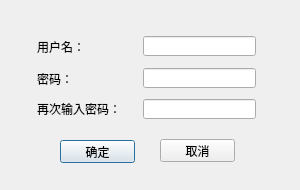
<?xml version="1.0" encoding="UTF-8"?>
<ui version="4.0">
 <class>sign_up</class>
 <widget class="QDialog" name="sign_up">
  <property name="geometry">
   <rect>
    <x>0</x>
    <y>0</y>
    <width>300</width>
    <height>190</height>
   </rect>
  </property>
  <property name="windowTitle">
   <string>Dialog</string>
  </property>
  <property name="styleSheet">
   <string notr="true">#sign_up{border-image: url(:/HotelManager.jpg);}</string>
  </property>
  <widget class="QLabel" name="label">
   <property name="geometry">
    <rect>
     <x>37</x>
     <y>41</y>
     <width>60</width>
     <height>12</height>
    </rect>
   </property>
   <property name="text">
    <string>用户名：</string>
   </property>
  </widget>
  <widget class="QLabel" name="label_2">
   <property name="geometry">
    <rect>
     <x>37</x>
     <y>71</y>
     <width>54</width>
     <height>16</height>
    </rect>
   </property>
   <property name="text">
    <string>密码：</string>
   </property>
  </widget>
  <widget class="QLabel" name="label_3">
   <property name="geometry">
    <rect>
     <x>37</x>
     <y>101</y>
     <width>81</width>
     <height>16</height>
    </rect>
   </property>
   <property name="text">
    <string>再次输入密码：</string>
   </property>
  </widget>
  <widget class="QPushButton" name="ok">
   <property name="geometry">
    <rect>
     <x>60</x>
     <y>140</y>
     <width>75</width>
     <height>23</height>
    </rect>
   </property>
   <property name="text">
    <string>确定</string>
   </property>
  </widget>
  <widget class="QPushButton" name="cancel">
   <property name="geometry">
    <rect>
     <x>160</x>
     <y>139</y>
     <width>75</width>
     <height>23</height>
    </rect>
   </property>
   <property name="text">
    <string>取消</string>
   </property>
  </widget>
  <widget class="QLineEdit" name="username">
   <property name="geometry">
    <rect>
     <x>143</x>
     <y>36</y>
     <width>113</width>
     <height>20</height>
    </rect>
   </property>
  </widget>
  <widget class="QLineEdit" name="password1">
   <property name="geometry">
    <rect>
     <x>143</x>
     <y>68</y>
     <width>113</width>
     <height>20</height>
    </rect>
   </property>
  </widget>
  <widget class="QLineEdit" name="password2">
   <property name="geometry">
    <rect>
     <x>143</x>
     <y>99</y>
     <width>113</width>
     <height>20</height>
    </rect>
   </property>
  </widget>
 </widget>
 <resources/>
 <connections>
  <connection>
   <sender>cancel</sender>
   <signal>clicked()</signal>
   <receiver>sign_up</receiver>
   <slot>close()</slot>
   <hints>
    <hint type="sourcelabel">
     <x>197</x>
     <y>150</y>
    </hint>
    <hint type="destinationlabel">
     <x>149</x>
     <y>94</y>
    </hint>
   </hints>
  </connection>
 </connections>
</ui>
